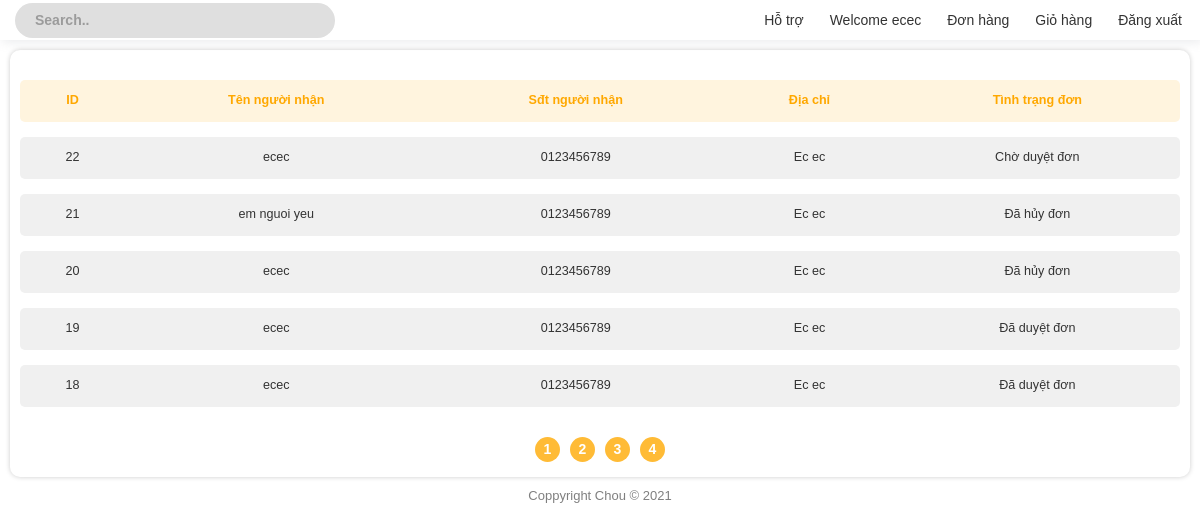
Page /Client/order_status.php (signed in) on the committed database.
### tables this page shows
CREATE TABLE `bill` (
  `id` int(11) NOT NULL,
  `customer_id` int(11) NOT NULL,
  `time_order` datetime NOT NULL DEFAULT CURRENT_TIMESTAMP,
  `recipient_name` varchar(20) NOT NULL,
  `customer_phone` varchar(20) NOT NULL,
  `customer_address` varchar(30) NOT NULL,
  `note` varchar(30) NOT NULL,
  `status` tinyint(4) NOT NULL
);

### Client/cart/order_status_content.php (the view, shortened to what this page needs)
<!DOCTYPE html>
<html lang="en">
<head>
    <link rel="stylesheet" href="./css/main.css?v=2.3">
</head>
<body>
    <?php
    $page = 1;
    $user_id = $_SESSION['id'];
    $number_of_post_query = "SELECT count(*) FROM bill WHERE customer_id = '$user_id'";
    $post_array = mysqli_query($connect, $number_of_post_query);
    $result_array = mysqli_fetch_array($post_array);
    $number_of_post = $result_array['count(*)'];
    $number_post_per_page = 5;
    $number_of_page = ceil($number_of_post / $number_post_per_page);
    $number_of_skip_page = $number_post_per_page * ($page - 1);
    $querry = "SELECT * FROM bill WHERE customer_id = '$user_id' ORDER BY id DESC LIMIT $number_post_per_page OFFSET $number_of_skip_page ";
    $result = mysqli_query($connect, $querry);
    ?>
    <div class="content_container">
        <table class="styled-table">
            <thead>
                <tr>
                    <th>ID</th>
                    <th>Tên người nhận</th>
                    <th>Sđt người nhận</th>
                    <th>Địa chỉ</th>
                    <th>Tình trạng đơn</th>
                </tr>
            </thead>
            <tbody>
                <?php foreach ($result as $bill) { ?>
                    <tr>
                        <td><a href="bill_detail.php?bill_detail=<?php echo $bill['id'] ?>"><?php echo $bill['id'] ?></a></td>
                        <td><a href="bill_detail.php?bill_detail=<?php echo $bill['id'] ?>"><?php echo $bill['recipient_name'] ?></a></td>
                        <td><a href="bill_detail.php?bill_detail=<?php echo $bill['id'] ?>"><?php echo $bill['customer_phone'] ?></a></td>
                        <td><a href="bill_detail.php?bill_detail=<?php echo $bill['id'] ?>"><?php echo $bill['customer_address'] ?></a></td>
                        <td><a href="bill_detail.php?bill_detail=<?php echo $bill['id'] ?>">
                                <?php
                                if ($bill['status'] == 1) {
                                    echo "Chờ duyệt đơn";
                                } else if ($bill['status'] == 2) {
                                    echo "Đã duyệt đơn";
                                } else if ($bill['status'] == 3) {
                                    echo "Đã hủy đơn";
                                }
                                ?>
                            </a>
                        </td>
                    </tr>
                <?php } ?>
            </tbody>
        </table>
        <div class="page_number_list">
            <?php for ($i = 1; $i <= $number_of_page; $i++) { ?>
                <div class="page_number">
                    <a href="?page=<?php echo $i; ?>">
                        <?php echo $i; ?>
                    </a>
                </div>
            <?php } ?>
        </div>
    </div>
</body>
</html>

### Client/css/main.css (style rules this page uses)
::placeholder { color: black; opacity: 0.3; font-weight: 600; }
.content_container { background-color: #fff; margin: 10px; padding: 10px; border-radius: 10px; box-shadow: 0px 0px 5px rgba(0, 0, 0, 0.205); }
.styled-table thead tr { background-color: #FFF4DE; color: #FFA800 !important; text-align: center; }
.styled-table th, .styled-table td { padding: 12px 15px; text-align: center; }
.styled-table td:first-child, .styled-table th:first-child { border-radius: 5px 0px 0px 5px; }
.styled-table td:last-child, .styled-table th:last-child { border-radius: 0 5px 5px 0; }
.styled-table tbody tr { background-color: #f0f0f0 !important; color: #4b4c4d; }
.styled-table tbody tr:nth-of-type(even) { background-color: #fff; }
.styled-table tbody tr:last-of-type { border-bottom: none; }
.styled-table { border-collapse:separate; border-spacing:0 15px; margin: 5px 0; font-size: 0.9em; font-family: sans-serif; min-width: 400px; width: 100%; }
.styled-table a { color:#333 !important; }
.page_number_list { display: flex; flex-direction: row; align-items: center; justify-content: center; margin-top: 10px; }
.page_number { background-color: #FFBB36; height: 25px; width: 25px; border-radius: 50%; display: flex; justify-content: center; align-items: center; margin: 5px; }
.page_number a { color: white; font-weight: 600; }

### Client/css/styles.css (style rules this page uses)
:root { --light-gray: #2b3032a1; --primary-color: #45ccb8; --border: #3a3737; --text-color: #fff; --text-color-secondary: #2b3032; --roboto: "Roboto", sans-serif; --gugi: "Gugi", cursive; --sofia: "Sofia", cursive; --anton: "Anton", sans-serif; --banner-height: 300px; }
body { overflow: visible !important; padding-right: 0 !important; }
html, body { margin: 0px; padding: 0px; color: rgb(37, 37, 37); font-family: "Poppins", sans-serif; }
a:link { color: #3535ec; text-decoration: none; }

### rows in the picture
bill: id "22", recipient_name "ecec", customer_phone "0123456789", customer_address "Ec ec", status "Chờ duyệt đơn"
bill: id "21", recipient_name "em nguoi yeu", customer_phone "0123456789", customer_address "Ec ec", status "Đã hủy đơn"
bill: id "20", recipient_name "ecec", customer_phone "0123456789", customer_address "Ec ec", status "Đã hủy đơn"
bill: id "19", recipient_name "ecec", customer_phone "0123456789", customer_address "Ec ec", status "Đã duyệt đơn"
bill: id "18", recipient_name "ecec", customer_phone "0123456789", customer_address "Ec ec", status "Đã duyệt đơn"

### other values in the picture
$_SESSION['name'] "ecec"
